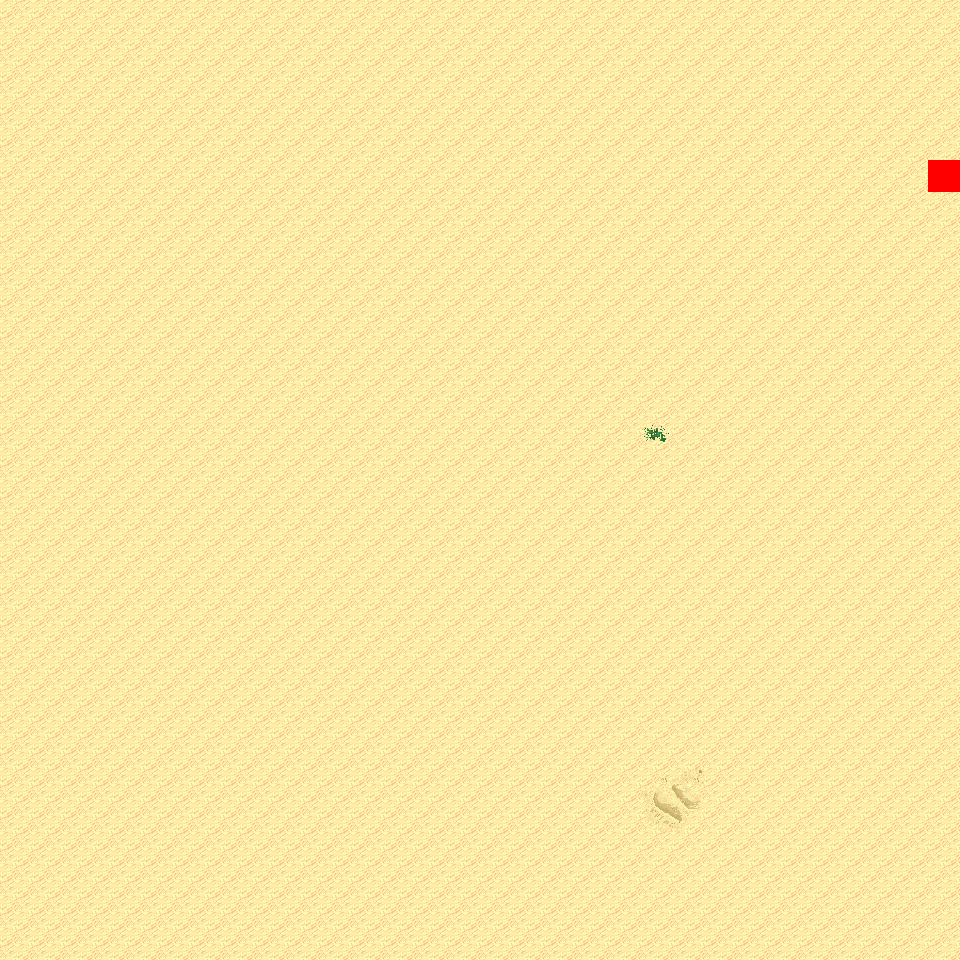

This game map was drawn from its Tiled (.tmx) file and the tilesets committed beside it. A one-line description and the trimmed map source follow:
An orthogonal 30x30 tile map with 32x32 px tiles, 6 tile layers (Ground, Object, Object2, Above, ...), 6 tilesets and 2 objects (2x mapExit).

<map version="1.0" orientation="orthogonal" renderorder="right-down" width="30" height="30" tilewidth="32" tileheight="32" nextobjectid="3">
  <tileset firstgid="1" name="tileset_logic_collision" tilewidth="32" tileheight="32" tilecount="1" columns="1">
    <image source="../drawable/tileset_logic_collision.png" width="32" height="32" />
  </tileset>
  <tileset firstgid="2" name="tileset_terrain_desert" tilewidth="32" tileheight="32" tilecount="88" columns="8">
    <image source="../drawable/tileset_terrain_desert.png" width="256" height="352" />
  </tileset>
  <tileset firstgid="90" name="tileset_ground_sand_2" tilewidth="32" tileheight="32" tilecount="15" columns="5">
    <image source="../drawable/tileset_ground_sand_2.png" width="160" height="96" />
  </tileset>
  <tileset firstgid="105" name="tileset_plant_cactus_2" tilewidth="32" tileheight="32" tilecount="10" columns="5">
    <image source="../drawable/tileset_plant_cactus_2.png" width="160" height="64" />
  </tileset>
  <tileset firstgid="115" name="tileset_plant_cactus" tilewidth="32" tileheight="32" tilecount="2" columns="1">
    <image source="../drawable/tileset_plant_cactus.png" width="32" height="64" />
  </tileset>
  <tileset firstgid="117" name="tileset_plant_round_cactuses" tilewidth="32" tileheight="32" tilecount="20" columns="10">
    <image source="../drawable/tileset_plant_round_cactuses.png" width="320" height="64" />
  </tileset>
  <layer name="Ground" width="30" height="30">
    <data>[900 cells, 900 non-empty, 7 distinct tile ids]</data>
  </layer>
  <layer name="Object" width="30" height="30">
    <data>[900 cells, 0 non-empty, 0 distinct tile ids]</data>
  </layer>
  <layer name="Object2" width="30" height="30">
    <data>[900 cells, 0 non-empty, 0 distinct tile ids]</data>
  </layer>
  <layer name="Above" width="30" height="30">
    <data>[900 cells, 0 non-empty, 0 distinct tile ids]</data>
  </layer>
  <layer name="Above2" width="30" height="30">
    <data>[900 cells, 0 non-empty, 0 distinct tile ids]</data>
  </layer>
  <layer name="Walkable" width="30" height="30">
    <data>[900 cells, 1 non-empty, 1 distinct tile ids]</data>
  </layer>
  <objectgroup name="MapEvents">
    <object id="1" name="south" type="mapExit" x="0" y="928" width="960" height="32">
      <properties>
        <property name="map" value="level_0_x21_y129" />
        <property name="x" value="0" />
        <property name="y" value="1" />
      </properties>
    </object>
    <object id="2" name="west" type="mapExit" x="0" y="0" width="32" height="960">
      <properties>
        <property name="map" value="level_0_x20_y128" />
        <property name="x" value="28" />
        <property name="y" value="0" />
      </properties>
    </object>
  </objectgroup>
</map>
